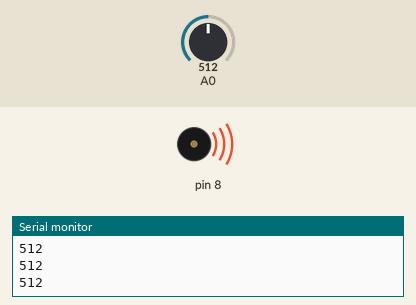
This sketch was run on a simulated Arduino Uno, built with avr-gcc and run on an emulated ATmega328P. On the bench: buzzer (waves = sounding), the last lines printed to the serial monitor. The inputs (shaded band) are chosen by the test bench; at power-on: A0 = 512.

Above: at 1.2 s.
1.3 s: A0 set to 489
At 2.0 s:
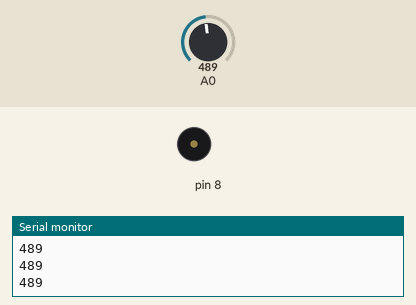
2.8 s: A0 set to 511
At 3.3 s:
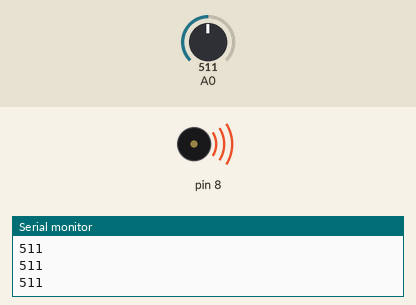
4.3 s: A0 set to 495
At 5.5 s:
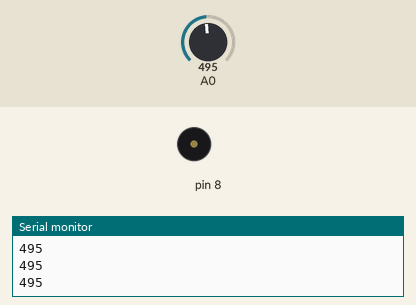
Timing chart, 0 to 7.3 s (numbered marks = the images above; inputs shaded):
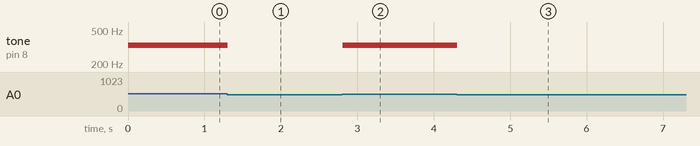

Measured:
- the behaviour switches between 505 and 504 on A0 (found by bisection; images 0 and 1)
- after the input at 1.3 s, tone on pin 8: 330 Hz → silent at once
- after the input at 2.8 s, tone on pin 8: silent → 330 Hz at once
- after the input at 4.3 s, tone on pin 8: 330 Hz → silent at once

The sketch:

keyboard_instrument.ino
```cpp
/*int buttons[6];

int buttons[0] = 2;*/

int notes[] = {262, 294, 330, 349};


void setup() {
  // put your setup code here, to run once:
  Serial.begin(9600);

}

void loop() {
  // put your main code here, to run repeatedly:
  int keyVal = analogRead(A0);
  Serial.println(keyVal);
  if (keyVal == 1023){
    tone(8, notes[0]);
    }
  else if(keyVal >= 970 && keyVal <= 1010){
    tone(8, notes[1]);
    }
  else if(keyVal >= 505 && keyVal <= 515){
    tone(8, notes[2]);
    }
 else if(keyVal >= 5 && keyVal <= 10){
    tone(8, notes[3]);
    }
  else{
      noTone(8);
    }

}
```
